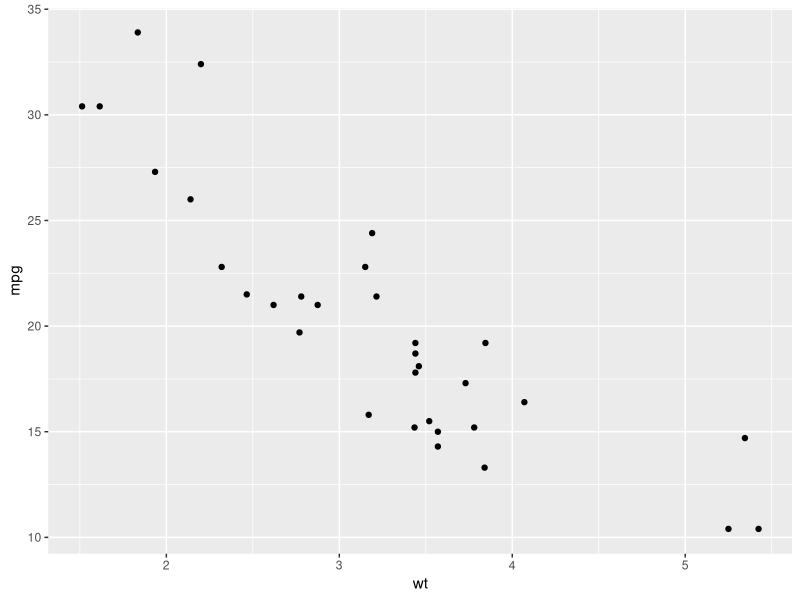
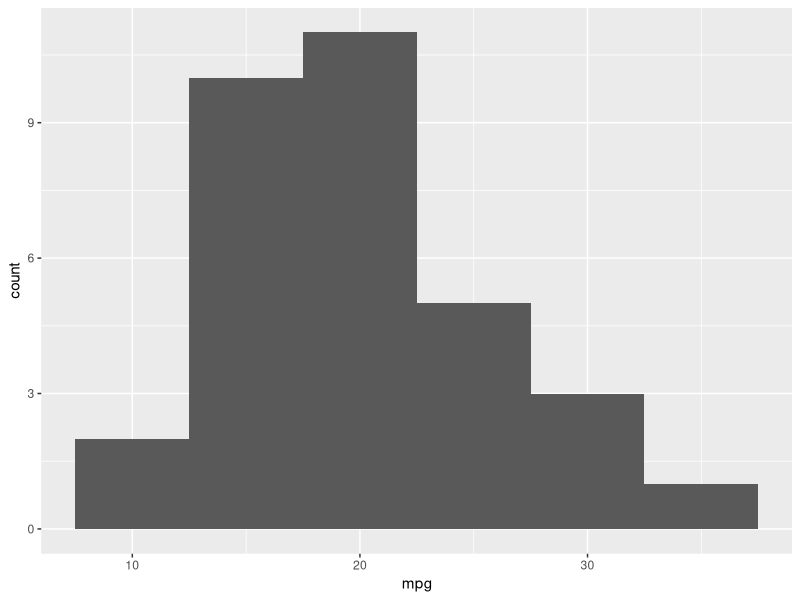
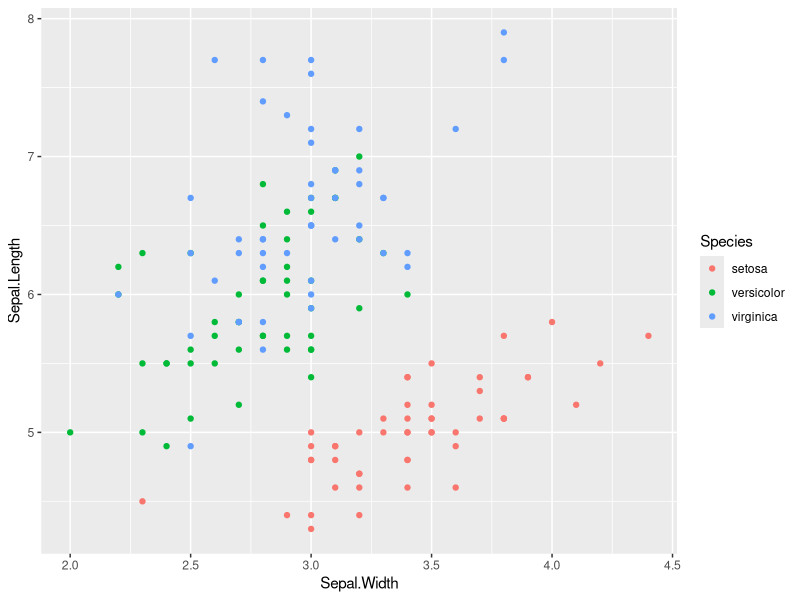

Reproduce these figures in R, in order.
# load ggplot2, iris, and mtcars
# scatterplot           (mtcars: mpg vs wt)
# histogram             (mtcars: mpg) and change binwidth
# scatterplot w/ colors (iris: Sepal.Width vs Sepal.Length, color by Species)
# non aesthetic color   (iris: Sepal.Width vs Sepal.Length, red points)
# regression line       (mtcars: mpg vs wt)
# multiple lines        (iris: Sepal.Width vs Sepal.Length, color by Species)
# bar chart             (iris: Species, fill by Species)
# boxplots              (iris: Sepal.Length vs Species)
# facets                (same graph from multiple lines, facet by Species)

library(ggplot2)
data("iris")
data("mtcars")

# simple scatterplot
ggplot(mtcars, aes(x = wt, y = mpg)) +
  geom_point()

# histogram
ggplot(mtcars, aes(x = mpg)) + geom_histogram(binwidth = 5)

# scatterplot with colors
ggplot(iris, aes(x = Sepal.Width, y = Sepal.Length, color = Species)) +
  geom_point()
